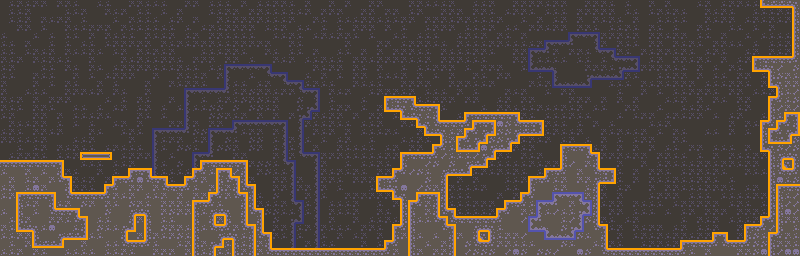

Tiled map render using the project's own tile images. Description and the map definition, with tile-layer contents summarised, below:
An orthogonal 100x32 tile map with 8x8 px tiles, 2 tile layers (overlay, tiles) and 4 objects (door_tl, door_tr, door_bl, door_br).

<map version="1.10" tiledversion="1.11.2" orientation="orthogonal" renderorder="right-down" width="100" height="32" tilewidth="8" tileheight="8" infinite="0" nextlayerid="6" nextobjectid="44">
 <editorsettings>
  <export target="platformer-tilemap1.tmj" format="json" />
 </editorsettings>
 <tileset firstgid="1" name="tilemap_packed" tilewidth="8" tileheight="8" tilecount="150" columns="15">
  <image source="tilemap_packed.png" width="120" height="80" />
  <tile id="2">
   <properties>
    <property name="collides" type="bool" value="true" />
   </properties>
  </tile>
  <tile id="3">
   <properties>
    <property name="collides" type="bool" value="true" />
   </properties>
  </tile>
  <tile id="4">
   <properties>
    <property name="collides" type="bool" value="true" />
   </properties>
  </tile>
  <tile id="5">
   <properties>
    <property name="collides" type="bool" value="true" />
   </properties>
  </tile>
  <tile id="6">
   <properties>
    <property name="collides" type="bool" value="true" />
   </properties>
  </tile>
  <tile id="7">
   <properties>
    <property name="collides" type="bool" value="true" />
   </properties>
  </tile>
  <tile id="17">
   <properties>
    <property name="collides" type="bool" value="true" />
   </properties>
  </tile>
  <tile id="18">
   <properties>
    <property name="collides" type="bool" value="true" />
   </properties>
  </tile>
  <tile id="19">
   <properties>
    <property name="collides" type="bool" value="true" />
   </properties>
  </tile>
  <tile id="20">
   <properties>
    <property name="collides" type="bool" value="true" />
   </properties>
  </tile>
  <tile id="21">
   <properties>
    <property name="collides" type="bool" value="true" />
   </properties>
  </tile>
  <tile id="22">
   <properties>
    <property name="collides" type="bool" value="true" />
   </properties>
  </tile>
  <tile id="32">
   <properties>
    <property name="collides" type="bool" value="true" />
   </properties>
  </tile>
  <tile id="33">
   <properties>
    <property name="collides" type="bool" value="true" />
   </properties>
  </tile>
  <tile id="34">
   <properties>
    <property name="collides" type="bool" value="true" />
   </properties>
  </tile>
  <tile id="35">
   <properties>
    <property name="collides" type="bool" value="true" />
   </properties>
  </tile>
  <tile id="36">
   <properties>
    <property name="collides" type="bool" value="true" />
   </properties>
  </tile>
  <tile id="37">
   <properties>
    <property name="collides" type="bool" value="true" />
   </properties>
  </tile>
  <tile id="47">
   <properties>
    <property name="collides" type="bool" value="true" />
   </properties>
  </tile>
  <tile id="48">
   <properties>
    <property name="collides" type="bool" value="true" />
   </properties>
  </tile>
  <tile id="49">
   <properties>
    <property name="collides" type="bool" value="true" />
   </properties>
  </tile>
  <tile id="50">
   <properties>
    <property name="collides" type="bool" value="true" />
   </properties>
  </tile>
  <tile id="51">
   <properties>
    <property name="collides" type="bool" value="true" />
   </properties>
  </tile>
  <tile id="52">
   <properties>
    <property name="collides" type="bool" value="true" />
   </properties>
  </tile>
  <tile id="62">
   <properties>
    <property name="collides" type="bool" value="true" />
   </properties>
  </tile>
  <tile id="63">
   <properties>
    <property name="collides" type="bool" value="true" />
   </properties>
  </tile>
  <tile id="64">
   <properties>
    <property name="collides" type="bool" value="true" />
   </properties>
  </tile>
  <tile id="77">
   <properties>
    <property name="collides" type="bool" value="true" />
   </properties>
  </tile>
  <tile id="78">
   <properties>
    <property name="collides" type="bool" value="true" />
   </properties>
  </tile>
  <tile id="79">
   <properties>
    <property name="collides" type="bool" value="true" />
   </properties>
  </tile>
 </tileset>
 <layer id="5" name="overlay" width="100" height="32" opacity="0.67">
  <data>[3200 cells, 3200 non-empty, 16 distinct tile ids]</data>
 </layer>
 <layer id="1" name="tiles" width="100" height="32">
  <data>[3200 cells, 883 non-empty, 33 distinct tile ids]</data>
 </layer>
 <objectgroup id="4" name="Objects">
  <object id="39" name="door_tl" gid="104" x="768" y="48" width="8" height="8" />
  <object id="40" name="door_tr" gid="105" x="776" y="48" width="8" height="8" />
  <object id="42" name="door_bl" gid="119" x="768" y="56" width="8" height="8" />
  <object id="43" name="door_br" gid="120" x="776" y="56" width="8" height="8" />
 </objectgroup>
</map>